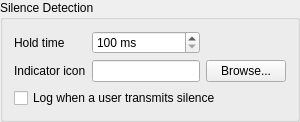
    <widget class="QGroupBox" name="qgbSilenceDetection">
     <property name="title">
      <string>Silence Detection</string>
     </property>
     <layout class="QGridLayout" name="glSilenceDetection">
      <item row="0" column="0">
       <widget class="QLabel" name="qlSilenceHold">
        <property name="toolTip">
         <string>How long a transmitting user's stream may be silent before they are considered to not be talking.</string>
        </property>
        <property name="text">
         <string>Hold time</string>
        </property>
        <property name="buddy">
         <cstring>qsbSilenceHold</cstring>
        </property>
       </widget>
      </item>
      <item row="0" column="1">
       <widget class="QSpinBox" name="qsbSilenceHold">
        <property name="toolTip">
         <string>How long a transmitting user's stream may be silent before they are considered to not be talking.</string>
        </property>
        <property name="accessibleName">
         <string>Silence detection hold time</string>
        </property>
        <property name="suffix">
         <string> ms</string>
        </property>
        <property name="minimum">
         <number>100</number>
        </property>
        <property name="maximum">
         <number>10000</number>
        </property>
        <property name="singleStep">
         <number>100</number>
        </property>
       </widget>
      </item>
      <item row="1" column="0">
       <widget class="QLabel" name="qlSilenceIcon">
        <property name="toolTip">
         <string>Custom image used to mark users who are transmitting silence. Leave empty for the built-in icon.</string>
        </property>
        <property name="text">
         <string>Indicator icon</string>
        </property>
        <property name="buddy">
         <cstring>qleSilenceIcon</cstring>
        </property>
       </widget>
      </item>
      <item row="1" column="1">
       <widget class="QLineEdit" name="qleSilenceIcon">
        <property name="toolTip">
         <string>Custom image used to mark users who are transmitting silence. Leave empty for the built-in icon.</string>
        </property>
        <property name="accessibleName">
         <string>Silence indicator icon path</string>
        </property>
        <property name="clearButtonEnabled">
         <bool>true</bool>
        </property>
       </widget>
      </item>
      <item row="1" column="2">
       <widget class="QPushButton" name="qpbSilenceIconBrowse">
        <property name="text">
         <string>Browse...</string>
        </property>
       </widget>
      </item>
      <item row="2" column="0" colspan="3">
       <widget class="QCheckBox" name="qcbLogSilentTransmission">
        <property name="toolTip">
         <string>Write a console-log message when another user keeps transmitting but their stream goes silent.</string>
        </property>
        <property name="text">
         <string>Log when a user transmits silence</string>
        </property>
       </widget>
      </item>
     </layout>
    </widget>
